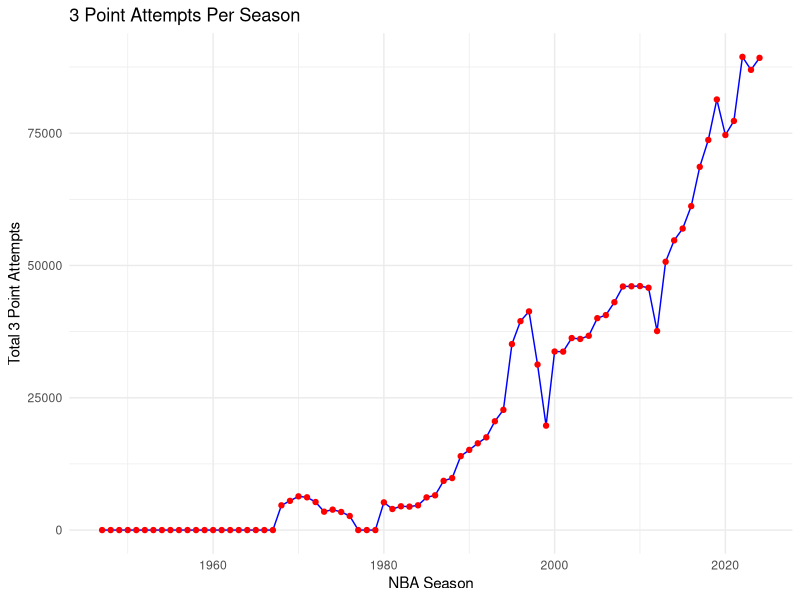

This chart was generated by the following R code:
library("tidyverse")
library("knitr")

# read csv from file
team_total_stats <- read.csv("Team Totals.csv")

# 3 point total by season
x3pa_total <- team_total_stats %>%
  group_by(season) %>%
  summarise(x3pa = sum(x3pa, na.rm = TRUE))

# create graph
ggplot(x3pa_total, aes(x = season, y = x3pa)) +
  geom_line(color = "blue") +
  geom_point(color = "red") +
  labs(title = "3 Point Attempts Per Season",
       x = "NBA Season",
       y = "Total 3 Point Attempts") +
  theme_minimal()

